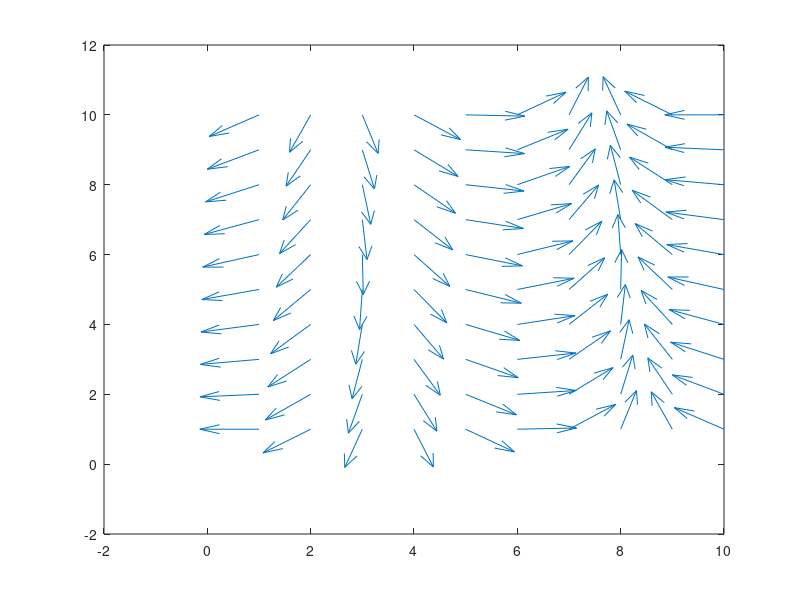

Source code (MATLAB): (Note: this script raises an error after producing the figure.)
%// Create a quiver3 as we normally would (could also be 2D quiver)

x = 1:10;
y = 1:10;
th = linspace(-pi, pi, 100);
[X,Y] = meshgrid(x, y);
Z = zeros(size(X));
U = reshape(cos(th), size(X));
V = reshape(sin(th), size(Y));
W = sqrt(X.^2 + Y.^2);

q = quiver(X, Y, U, V);

%// Compute the magnitude of the vectors
mags = sqrt(X.^2 + Y.^2);
mags = mags(:);
mags = [ones(50, 1)', zeros(50, 1)']';
colormap('winter');
set_quiver_colors(q, mags)
q.HandleVisibility = 'off';
q.ShowArrowHead = 'on';
q.AutoScale = 'on';
q.AutoScaleFactor = 0.3;

figure(10)
clf  
x = [1, 2, 3, 4];
y = x + 1;
ths = [0, pi/2, pi, 3*pi/2];
probs = [0, 1, 0.5, 0.75];
hold on
plot_traj_probs(x, y, ths, probs, 'chuck');
legend

function set_quiver_colors(q, probs)
    %// Get the current colormap
    currentColormap = colormap(gca);

    %// Now determine the color to make each arrow using a colormap
    [~, ~, ind] = histcounts(probs, size(currentColormap, 1));

    %// Now map this to a colormap to get RGB
    cmap = uint8(ind2rgb(ind(:), currentColormap) * 255);
    cmap(:,:,4) = 255;
    cmap = permute(repmat(cmap, [1 3 1]), [2 1 3]);

    %// We repeat each color 3 times (using 1:3 below) because each arrow has 3 vertices
    set(q.Head, ...
        'ColorBinding', 'interpolated', ...
        'ColorData', reshape(cmap(1:3,:,:), [], 4).');   %'

    %// We repeat each color 2 times (using 1:2 below) because each tail has 2 vertices
    set(q.Tail, ...
        'ColorBinding', 'interpolated', ...
        'ColorData', reshape(cmap(1:2,:,:), [], 4).');
end 

function plot_traj(xs, ys, ths, color, name)
    s = scatter(xs, ys, color, 'filled', 'DisplayName', name);
    q = quiver(xs, ys, cos(ths), sin(ths), 'Color', color);
    q.HandleVisibility = 'off';
    q.ShowArrowHead = 'on';
    q.AutoScale = 'on';
    q.AutoScaleFactor = 0.3;
end

function plot_traj_probs(xs, ys, ths, probs, name)
%     rgb_indexes = int32(probs * 255) + 1; 
%     currentColormap = colormap(gca);
%     M = currentColormap(rgb_indexes, :); 
%     s = scatter(xs, ys, [], M, 'filled', 'DisplayName', name);
    q = quiver(xs, ys, cos(ths), sin(ths));
    set_quiver_colors(q, probs); 
    q.ShowArrowHead = 'on';
    q.AutoScale = 'on';
    q.DisplayName = name;
    q.AutoScaleFactor = 0.3;
end
